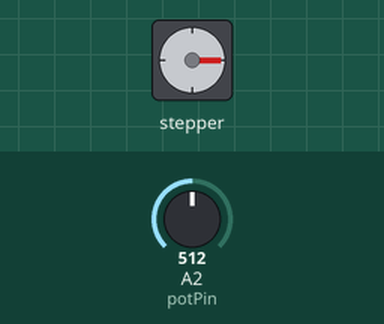
This sketch was run on a simulated Arduino Leonardo, built with avr-gcc and run on an emulated ATmega32U4. Parts: stepper motor. Inputs (shaded band) come from the test bench; at power-on: A2 (potPin) = 512. Stepper angles assume 200 steps per turn; what the sketch prints to the serial monitor is not drawn.

Above: at 1.2 s.
1.3 s: A2 (potPin) set to 340
4.3 s: A2 (potPin) set to 350
At 4.3 s:
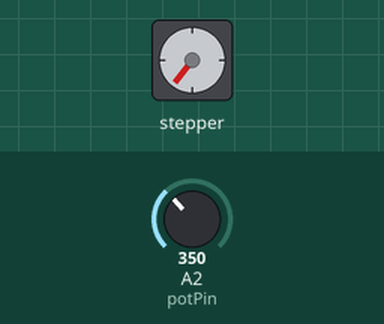
5.8 s: A2 (potPin) set to 370
At 6.25 s:
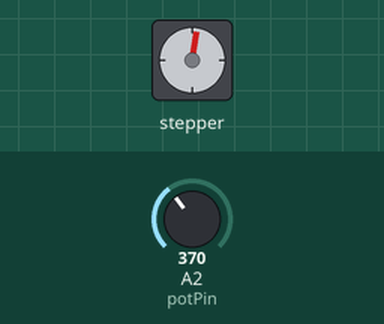
8.8 s: A2 (potPin) set to 306
11.8 s: A2 (potPin) set to 360
At 12.5 s:
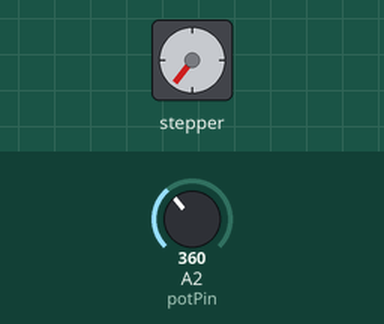
13.3 s: A2 (potPin) set to 122
At 13.75 s:
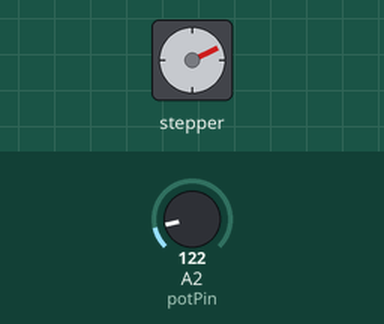
Timing chart, 0 to 17.3 s (numbered marks = the images above; inputs shaded):
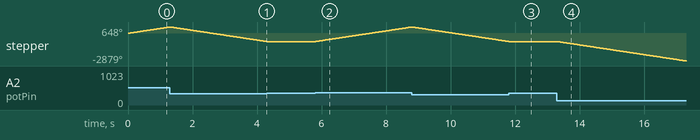

The sketch:

potentiometer1.ino
```cpp
/* Potentiometer 1
 * This is the code for the left potentiometer to maintain tension on the film
 */

#include <Wire.h>
#include <Adafruit_MotorShield.h>
#include "utility/Adafruit_PWMServoDriver.h"

int potPin = 2;    // select the input pin for the potentiometer
int val = 0;       // variable to store the value coming from the sensor

// Create the motor shield object with the default I2C address
Adafruit_MotorShield AFMS = Adafruit_MotorShield();

// Connect a stepper motor with 200 steps per revolution (1.8 degree)
// to motor port #2 (M3 and M4)
Adafruit_StepperMotor *myMotor = AFMS.getStepper(200, 2);

void setup() {

  // Setup our serial
  Serial.begin(9600);
  while (!Serial) {
    ; // wait for serial port to connect. Needed for Leonardo only
  }

  AFMS.begin();  // create with the default frequency 1.6KHz

  myMotor->setSpeed(100);  // 100 rpm
}

void loop() {

  // Read our potentiometer value
  val = analogRead(potPin);    // read the value from the sensor
  Serial.println(val);

  // Based on our thresholds, feed or draw in the film
  if (val > 360) {
    myMotor->step(1, FORWARD, DOUBLE);
  } else if (val < 350) {
    myMotor->step(1, BACKWARD, DOUBLE);
  }
}
```

Measured:
- after the input at 4.3 s, stepper: stops changing and stays -863°
- after the input at 5.8 s, stepper: keeps turning clockwise at about 504°/s, starting at once
- after the input at 11.8 s, stepper: goes on until 11.8 s, then stays -863°
- after the input at 13.3 s, stepper: keeps turning counter-clockwise at about 504°/s, starting at once
